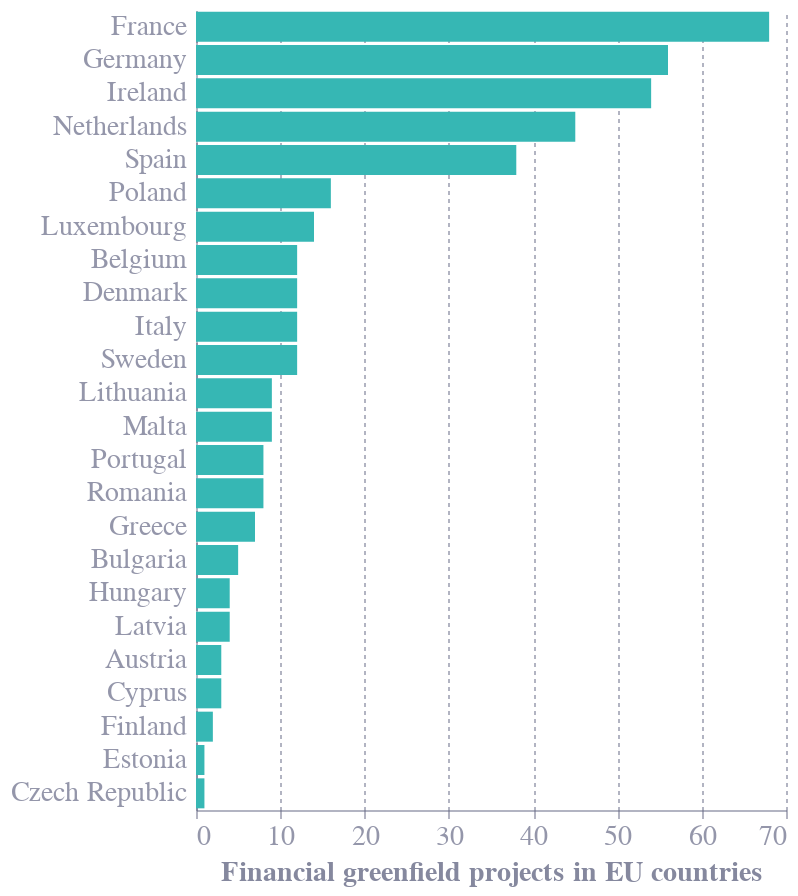

This figure's notebook cell:
### Code cell
fig_5_chart_1 = alt.Chart(fig_5_input_1).mark_bar(color='#36b7b4').encode(
    x= alt.X('number_greenfield_project', axis=alt.Axis(title = 'Financial greenfield projects in EU countries',
                                                        titleFontSize=14,
                                                        labelFontSize=14)),
    y= alt.Y('destination_country', sort='-x', axis=alt.Axis(labelFontSize=14)),
    tooltip=[
        alt.Tooltip('destination_country', title='Country'),
        alt.Tooltip('number_greenfield_project', title='Number of projects', format=',')
    ]
).properties(height=400, width=295)

fig_5_chart_1

### Figure 1 — Vega-Lite specification as saved in the notebook (floating-point values rounded to 4 significant figures)
{"config": {"font": "Circular Std", "text": {"color": "#676A86", "align": "left", "baseline": "middle", "dx": 7, "dy": 0, "fontSize": 11}, "view": {"stroke": null, "continuousWidth": 400, "continuousHeight": 300, "discreteWidth": 400, "discreteHeight": 300}, "range": {"category": ["#36B7B4", "#E6224B", "#F4C245", "#0063AF", "#00A767", "#179FDB", "#EB5C2E"], "diverging": ["#E6224B", "#E54753", "#C9C9C9", "#179FDB", "#122B39"], "heatmap": ["#C9C9C9", "#179FDB", "#0063AF", "#122B39"], "ordinal": ["#00A767", "#36B7B4", "#179FDB", "#0063AF", "#243B5A"]}, "bar": {"color": "#179fdb"}, "line": {"color": "#e6224b"}, "rule": {"color": "#676A86"}, "area": {"opacity": 0.3}, "point": {"filled": true, "size": 80, "color": "#e6224b", "opacity": 0.95}, "geoshape": {"stroke": "white", "strokeWidth": 0.3}, "rect": {"fill": "#d6d4d4", "opacity": 0.3}, "axis": {"labelColor": "#676A86", "labelFontSize": 11, "labelFont": "Circular Std", "labelOpacity": 0.7, "tickColor": "#676A86", "tickOpacity": 0.5, "domainColor": "#676A86", "domainOpacity": 0.5, "gridColor": "#676A86", "gridDash": [2, 2], "gridOpacity": 0.5, "title": null, "titleColor": "#676A86", "titleOpacity": 0.8, "tickSize": 4}, "axisXDiscrete": {"grid": false, "labelAngle": 0, "tickCount": 10, "tickOpacity": 0.5, "title": null}, "axisYDiscrete": {"ticks": false, "labelPadding": 5}, "axisXTemporal": {"grid": false, "ticks": true}, "axisXQuantitative": {"grid": true}, "axisYQuantitative": {"gridColor": "#676A86", "gridDash": [1, 5], "gridOpacity": 0.5, "ticks": false, "labelPadding": 5, "tickCount": 8, "titleAngle": 0, "titleAlign": "left", "titleBaseline": "bottom", "titleX": 0, "titleY": -5}, "title": {"color": "#676A86E6", "subtitleColor": "#676A86", "font": "Circular Std", "subtitleFont": "Circular Std", "anchor": "start", "fontSize": 14, "subtitleFontSize": 12, "subtitlePadding": 4, "offset": 0, "frame": "group"}, "legend": {"titleColor": "#122b39", "title": null, "labelColor": "#122b39", "labelFontSize": 11}}, "data": {"name": "data-5a4aa52006a8191707cbc421f7587470"}, "mark": {"type": "bar", "color": "#36b7b4"}, "encoding": {"tooltip": [{"field": "destination_country", "title": "Country", "type": "nominal"}, {"field": "number_greenfield_project", "format": ",", "title": "Number of projects", "type": "quantitative"}], "x": {"axis": {"labelFontSize": 14, "title": "Financial greenfield projects in EU countries", "titleFontSize": 14}, "field": "number_greenfield_project", "type": "quantitative"}, "y": {"axis": {"labelFontSize": 14}, "field": "destination_country", "sort": "-x", "type": "nominal"}}, "height": 400, "width": 295, "$schema": "https://vega.github.io/schema/vega-lite/v5.20.1.json", "datasets": {"data-5a4aa52006a8191707cbc421f7587470": [{"destination_country": "Austria", "number_greenfield_project": 3.0, "origin": "United Kingdom"}, {"destination_country": "Belgium", "number_greenfield_project": 12.0, "origin": "United Kingdom"}, {"destination_country": "Bulgaria", "number_greenfield_project": 5.0, "origin": "United Kingdom"}, {"destination_country": "Cyprus", "number_greenfield_project": 3.0, "origin": "United Kingdom"}, {"destination_country": "Denmark", "number_greenfield_project": 12.0, "origin": "United Kingdom"}, {"destination_country": "Estonia", "number_greenfield_project": 1.0, "origin": "United Kingdom"}, {"destination_country": "Finland", "number_greenfield_project": 2.0, "origin": "United Kingdom"}, {"destination_country": "France", "number_greenfield_project": 68.0, "origin": "United Kingdom"}, {"destination_country": "Germany", "number_greenfield_project": 56.0, "origin": "United Kingdom"}, {"destination_country": "Greece", "number_greenfield_project": 7.0, "origin": "United Kingdom"}, {"destination_country": "Hungary", "number_greenfield_project": 4.0, "origin": "United Kingdom"}, {"destination_country": "Ireland", "number_greenfield_project": 54.0, "origin": "United Kingdom"}, {"destination_country": "Italy", "number_greenfield_project": 12.0, "origin": "United Kingdom"}, {"destination_country": "Latvia", "number_greenfield_project": 4.0, "origin": "United Kingdom"}, {"destination_country": "Lithuania", "number_greenfield_project": 9.0, "origin": "United Kingdom"}, {"destination_country": "Luxembourg", "number_greenfield_project": 14.0, "origin": "United Kingdom"}, {"destination_country": "Malta", "number_greenfield_project": 9.0, "origin": "United Kingdom"}, {"destination_country": "Netherlands", "number_greenfield_project": 45.0, "origin": "United Kingdom"}, {"destination_country": "Poland", "number_greenfield_project": 16.0, "origin": "United Kingdom"}, {"destination_country": "Portugal", "number_greenfield_project": 8.0, "origin": "United Kingdom"}, {"destination_country": "Romania", "number_greenfield_project": 8.0, "origin": "United Kingdom"}, {"destination_country": "Spain", "number_greenfield_project": 38.0, "origin": "United Kingdom"}, {"destination_country": "Sweden", "number_greenfield_project": 12.0, "origin": "United Kingdom"}, {"destination_country": "Czech Republic", "number_greenfield_project": 1.0, "origin": "United Kingdom"}]}}
